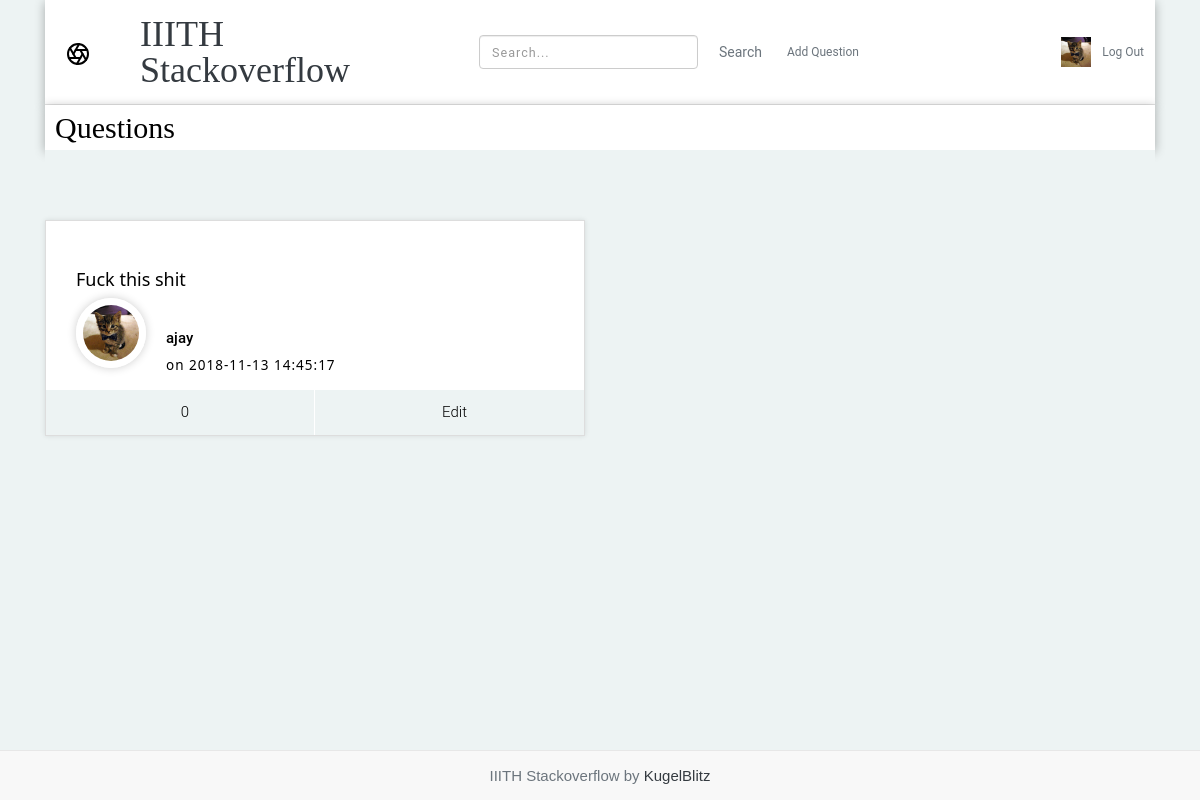
Screenshot of / (signed in) with the database file from the repository.
### tables this page shows
CREATE TABLE user (
  id INTEGER PRIMARY KEY AUTOINCREMENT,
  username TEXT UNIQUE NOT NULL,
  email TEXT UNIQUE NOT NULL,
  password TEXT NOT NULL,
  description VARCHAR(100) NULL,
  reputation INTEGER DEFAULT 0,
  profile_picture VARCHAR(256) DEFAULT NULL
);

CREATE TABLE post (
  qid INTEGER PRIMARY KEY AUTOINCREMENT,
  author_id INTEGER NOT NULL,
  created TIMESTAMP NOT NULL DEFAULT CURRENT_TIMESTAMP,
  upvotes INTEGER NULL DEFAULT 0,
  title TEXT NOT NULL,
  body TEXT NOT NULL,
  bestAnswer INTEGER NULL DEFAULT -1,
  FOREIGN KEY (author_id) REFERENCES user (id)
);

### flaskr/question.py (the view)
@bp.route('/')
def index():
    page, per_page, offset = get_page_args(page_parameter='page',
                                           per_page_parameter='per_page')
    db=get_db()
    posts = db.execute(
        'SELECT *'
        ' FROM post p JOIN user u ON p.author_id = u.id'
        ' ORDER BY created DESC'
    ).fetchall()
    total=len(posts)
    pagination_posts = get_posts(offset=offset, per_page=per_page,posts=posts)
    pagination = Pagination(page=page, per_page=per_page, total=total,
                            css_framework='bootstrap4')
    return render_template('question/index.html',posts=pagination_posts,
                                                 page=page,
                                                 per_page=per_page,
                                                 pagination=pagination,)

### flaskr/auth.py (called while the page is built)
@bp.before_app_request
def load_logged_in_user():
    user_id = session.get('user_id')
    if user_id is None:
        g.user = None
    else:
        g.user = get_db().execute(
            'SELECT * FROM user WHERE id = ?', (user_id,)
        ).fetchone()

### flaskr/db.py (called while the page is built)
def get_db():
    if 'db' not in g:
        g.db = sqlite3.connect(
            current_app.config['DATABASE'],
            detect_types=sqlite3.PARSE_DECLTYPES
        )
        g.db.row_factory = sqlite3.Row
    return g.db

### flaskr/question.py (called while the page is built)
def get_posts(offset=0, per_page=12,posts=[]):
    return posts[offset: offset + per_page]

### flaskr/templates/question/index.html (shortened to what this page needs)
{% extends 'base.html' %}
{% block header %}
<h3 style="margin-left: 10px; font-family: Playfair Display"><b>{% block title %}Questions{% endblock %}</b></h3>
{% endblock %}
{% block content %}
     <section class="blog-area section">
            <div class="row">
                {% for post in posts %}
              <div class="col-sm-6 col-md-6">
                <div class="card" style="width:100%">
                  <div class="single-post post-style-2 post-style-3">
                    <div class="blog-info">
                      <h4 class="title"><a href="{{ url_for('question.que', id=post['qid']) }}"><b>{{post['title'] }}</b></a></h4>
                      <div class="avatar-area">
                        <a class="avatar" href="{{ url_for('auth.profile',id=post['author_id']) }}"><img src="{{ url_for('static', filename=post['profile_picture'])}}" alt="Profile Image"></a>
                        <div class="right-area">
                          <label><b>{{ post['username'] }}</b></label>
                          <h6 class="date">on {{ post['created'] }}</h6>
                        </div>
                      </div>
                      <ul class="post-footer">
                        <li><a>{{post['upvotes']}}</a></li>
                        {% if g.user['id'] == post['author_id'] %}
                          <li><a href="{{ url_for('question.update', id=post['qid']) }}">Edit</a></li>
                        {%else%}
                          <li><a><i class="ion-android-create"></i>Edit</a></li>
                        {% endif %}
                      </ul>
                    </div>
                  </div>
                </div>
              </div>
              {% endfor %}
            </div>
        </section>
{% endblock %}

### flaskr/templates/base.html (shortened to what this page needs)
<!doctype html>
    <link rel="stylesheet" href="https://use.fontawesome.com/releases/v5.5.0/css/all.css">
    <link rel="stylesheet" href="https://maxcdn.bootstrapcdn.com/bootstrap/4.0.0/css/bootstrap.min.css"
>
    <link type="text/css" rel="stylesheet" href="{{ url_for('static', filename='css/style.css') }}">
<link rel="stylesheet" href="{{ url_for('static', filename='css/style.css') }}">
<link rel="stylesheet" href="https://cdnjs.cloudflare.com/ajax/libs/twitter-bootstrap/3.3.7/css/bootstrap.min.css">
<link rel="stylesheet" href="https://cdnjs.cloudflare.com/ajax/libs/bootstrap-tagsinput/0.8.0/bootstrap-tagsinput.css">
<link rel="stylesheet" href="{{ url_for('static', filename='css/bootstrap-tagsinput.css') }}">
<link href="{{ url_for('static', filename='css/styles.css') }}" rel="stylesheet">
<link href="{{ url_for('static', filename='css/responsive.css') }}" rel="stylesheet">
<link href="{{ url_for('static', filename='css/w3.css') }}" rel="stylesheet">
<link href="{{ url_for('static', filename='css/single-post-2/css/styles.css') }}" rel="stylesheet">	<link href="single-post-2/css/responsive.css" rel="stylesheet">
<link media="all" rel="stylesheet" href="https://code.ionicframework.com/ionicons/2.0.1/css/ionicons.min.css" />
<body>
    <div class="container">
        <header class="blog-header py-3">
            <div class="row flex-nowrap justify-content-between align-items-center">
                <div class="col-sm-1 pt-1">
                </div>
                <div class="col-sm-3 text-left">
                    <a class="blog-header-logo text-dark" href="{{ url_for('question.index')}}">IIITH Stackoverflow</a>
                </div>
                <div class="col-4 d-flex justify-content-end align-items-right">
                    <form class="form-inline my-0 my-sm-0" method="post" action="/search">
                         <input class="form-control mr-sm-2" type="search" placeholder="Search..." aria-label="Search" name="pattern">
                        <button class="btn btn-outline-secondary" type="submit">Search</button>
                    </form>
                </div>
                {% if g.user %}
                <div class="col-sm-1 d-flex justify-content-end align-items-right">
                    <form action="/create">
                      <button type="submit" class="btn btn-sm btn-outline-secondary">Add Question</button>
                      </form>
                </div>
                <div class="col-sm-3 d-flex justify-content-end align-items-left">
                    <div class="avatar-area">
                        <a class="avatar" href="{{ url_for('auth.profile',id=g.user['id']) }}"><img style="height:30px; width:30px;" src="{{ url_for('static', filename=g.user['profile_picture'])}}"></a>
                    </div>
                    <form action="/auth/logout">
                       <button type="submit" class="btn btn-sm btn-outline-secondary">Log Out</button>
                    </form>
                </div>
                {% endif %}
            </div>
        </header>
    </div>
    <div class="container">
    <section class="content">
        <header>
          {% block header %}{% endblock %}
        </header>
        {% block content %}{% endblock %}
      </section>
    </div>
    {% block footer %}
    <p>&nbsp; &nbsp;</p>
    <p>&nbsp; &nbsp;</p>
            <footer class="navbar navbar-default navbar-fixed-bottom">
    <p class="text-muted" align="center">IIITH Stackoverflow by <a href="{{url_for('question.about')}}" class="text-dark">KugelBlitz</a></p>
</footer>
{% endblock %}
</body>
</html>

### flaskr/static/css/style.css (style rules this page uses)
.blog-header { line-height: 1; border-bottom: 1px solid #e5e5e5; }
.blog-header-logo { font-family: "Playfair Display", serif; font-size: 2.25rem; }
h1, h2, h3, h4, h5, h6 { font-family: "Playfair Display", Georgia, "Times New Roman", serif; }

### flaskr/static/css/styles.css (style rules this page uses)
body { font-size: 15px; font-family: 'Roboto', sans-serif; width: 100%; height: 80%; margin: 0; font-weight: 300; -webkit-font-smoothing: antialiased; -moz-osx-font-smoothing: grayscale; word-wrap: break-word; background: #EDF3F3; color: #000; }
h1, h2, h3, h4, h5, h6, p, a, ul, span, li, img { margin: 0; padding: 0; font-weight: 300; }
h1,h2,h3,h4,h5,h6 { line-height: 1.5; }
p { line-height: 1.6; font-family: 'Maven Pro', sans-serif; font-weight: 400; color: #444; }
h3 { font-size: 2em; }
h4 { font-size: 1.2em; }
h6 { font-size: .9em; letter-spacing: 1px; }
a, button { display: inline-block; text-decoration: none; color: inherit; transition: all .3s; }
b { font-weight: 500; }
img { width: 100%; }
li { list-style: none; display: inline-block; }
header { font-weight: 400; }
.section { padding: 70px 0 40px; }
.card { background: transparent; border: 0; }
header { overflow: hidden; background: #fff; box-shadow: 0px 2px 10px rgba(0,0,0, .3); }
.blog-area .row div[class^="col"] { margin-bottom: 30px; }
.blog-area { text-align: center; background: #EDF3F3; }
.blog-area .single-post { height: 100%; position: relative; padding-bottom: 45px; overflow: hidden; box-shadow: 0px 0px 5px rgba(0,0,0,.1); border: 1px solid #ddd; background: #fff; }
.blog-area .single-post .title { padding: 20px 30px 30px; }
.single-post .avatar { margin: 0 auto; margin-top: -40px; width: 70px; height: 70px; overflow: hidden; z-index: 10; border-radius: 100px; position: relative; border: 7px solid #fff; box-shadow: 0px 0px 10px rgba(0,0,0,.2); }
.single-post .post-footer { position: absolute; bottom: 0; left: 0; right: 0; text-align: center; }
.single-post .post-footer > li { width: 50%; display: inline-block; border-right: 1px solid #fff; background: #EDF3F3; }
.single-post .post-footer > li:first-child { float: left; }
.single-post .post-footer > li:last-child { border: 0px; float: right; }
.single-post .post-footer > li > a { line-height: 45px; width: 100%; }
.blog-area .post-style-2 { padding-bottom: 0; text-align: left; }
.blog-area .post-style-2 .title { padding: 15px 0px 20px; }
.post-style-2 .avatar-area { padding: 25px 0 15px; position: relative; }
.post-style-2 .avatar { margin: 0px; }
.post-style-2 .avatar-area .right-area { margin-left: 90px; position: absolute; top: 50%; transform: translateY(-50%); }
.post-style-2 .blog-info { width: 50%; float: left; height: 100%; position: relative; padding: 30px; padding-bottom: 45px; }
.post-style-2.post-style-3 .blog-info { width: 100%; float: none; }
footer { padding: 70px 0 30px; background: #fff; }

### flaskr/static/css/w3.css (style rules this page uses)
*,*:before,*:after { box-sizing:inherit }
body { margin:0 }
article,aside,details,figcaption,figure,footer,header,main,menu,nav,section,summary { display:block }
a { background-color:transparent;-webkit-text-decoration-skip:objects }
img { border-style:none }
svg:not(:root) { overflow:hidden }
button,input,select,textarea { font:inherit;margin:0 }
button,input { overflow:visible }
button,select { text-transform:none }
button,html [type=button],[type=reset],[type=submit] { -webkit-appearance:button }
[type=search] { -webkit-appearance:textfield;outline-offset:-2px }
html,body { font-family:Verdana,sans-serif;font-size:15px;line-height:1.5 }
h3 { font-size:24px }
h4 { font-size:20px }
h6 { font-size:16px }
h1,h2,h3,h4,h5,h6 { font-family:"Segoe UI",Arial,sans-serif;font-weight:400;margin:10px 0 }
img { vertical-align:middle }
a { color:inherit }

### rows the page displays
user: profile_picture (picture)
post: title "Fuck this shit", profile_picture (picture), username "ajay", created "2018-11-13 14:45:17", upvotes "0"
